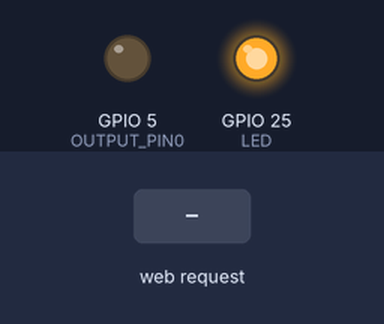
This sketch was run on a simulated ESP32. Shown: output pins drawn as LEDs (lit = HIGH). The inputs (shaded band) are chosen by the test bench. WiFi joins after 1.5 s; servers stay silent unless stated; what the sketch prints to the serial monitor is not drawn.

Above: at 2.7 s.
2.8 s: HTTP request GET /get/btn_on received
At 3.5 s:
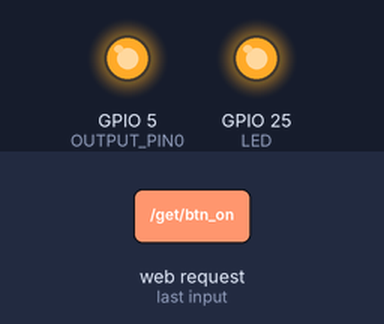
4.3 s: HTTP request GET /get/btn_off received
At 4.7 s:
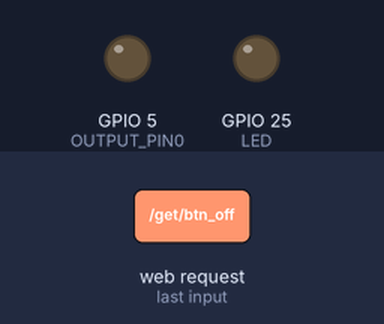
Timing chart, 0 to 7.3 s (numbered marks = the images above; inputs shaded):
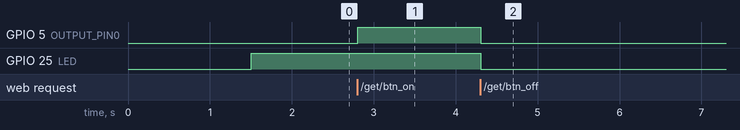

The sketch:

LED_WiFi_Test.ino
```cpp
/* If you use your own Wi-Fi
#include <WiFi.h>
#include <WiFiClient.h>
#include <WebServer.h>

// サーバー設定ポート80で接続
WebServer server(80);
// 入出力ピン番号設定
#define OUTPUT_PIN0 5  //出力ピン
// WiFi SSID パスワード設定（自分の環境に合わせて設定）
const char* ssid     = "EE-WiFi";
const char* password = "2023TORICAEE";
*/

//If you use AP
#include <WiFi.h>
#include <WiFiClient.h>
#include <WebServer.h>
#include <LEAmDNS.h>

#ifndef STASSID
  #define STASSID "RW-Connect"
#define STAPSK "TORICA-EE"
#endif

const char* ssid = STASSID;
const char* password = STAPSK;

const IPAddress ip(192, 168, 40, 1);
const IPAddress subnet(255, 255, 255, 0);

// サーバー設定ポート80で接続
WebServer server(80);
// 入出力ピン番号設定
#define OUTPUT_PIN0 5  //出力ピン

// 変数宣言
float data;
// htmlデータを文字列に格納 ※R"(ここに書いた文字列は改行を無視して1行の文字列として扱える)"
String html = R"(
<!DOCTYPE html><html lang="jp"><head>
  <meta charset="UTF-8"><meta name="viewport" content="width=device-width, initial-scale=1.0">
  <title>REMOTE-CONTROLLER</title>
  <style>
    body{font-family: sans-serif; background-color: #fff; max-width: 480px; margin: 0 auto; align-items: center;}
    h1 {color:#333; text-align: center; font-size: 28px; margin: 10px auto;}
    div {display: flex; flex-direction: row; justify-content: center;}
    .btn {height: 70px; width: 100px; color: rgb(44, 43, 43); background-color: #dddde9; font-size: 18px; font-weight: bold; border-radius: 7%; margin: 0 10px; -webkit-appearance: none;}
    td {width: 110px; color:#333; text-align: center; font-size: 18px;}
  </style></head><body>
    <h1>REMOTE-CONTROLLER</h1>
    <div>
      <button class="btn" id="btn0" onclick="getBtnOn(0) ">ON</button>
      <button class="btn" id="btn1" onclick="getBtnOn(1) ">OFF</button>
    </div>
  </body>

  <script type="text/javascript">
  // ON/OFFボタン操作処理
  async function getBtnOn(i) {
    let link;
    switch (i) {
      case 0: link = "/get/btn_on"; break;
      case 1: link = "/get/btn_off"; break;
    }
    try {
      const response = await fetch(link);
      if (response.ok) {
        const text = await response.text();
        console.log(text);
      }
    } catch (error) { console.log(error); }
  }

  setInterval(updateOutput, 1000);
  </script></html>

)";
// 関数 ------------------------------------------------------------
/********* クライアントにWebページ（HTML）を返す関数 *********/
void handleRoot() {
  server.send(200, "text/html", html); //レスポンス200を返し、htmlデータ送信
  Serial.println("200, Root Access!");
}
/********** クライアントにエラーメッセージを返す関数 **********/
void handleNotFound() { //ファイルが見つかりません
  server.send(404, "text/plain", "File not found!");
  Serial.println("404, File not found!");
}
/********** ブラウザボタンON/OFF、温度データのレスポンスを返す関数 **********/
// ブラウザボタンON
void BtnOn() {
  digitalWrite(25, HIGH);        // 本体LED ON
  digitalWrite(OUTPUT_PIN0, HIGH);        // GPIO0 HIGH
  server.send(200, "text/html", "ON!");   // レスポンス200を返し、ON！を送信
  Serial.println("200, ON!");
}
// ブラウザボタンOFF
void BtnOff() {
  digitalWrite(25, LOW);         // 本体LED OFF
  digitalWrite(OUTPUT_PIN0, LOW);         // GPIO0 LOW
  server.send(200, "text/html", "OFF!");  // レスポンス200を返し、OFF!を送信
  Serial.println("200, OFF!");
}
/********************* Webサーバー設定 ********************/
void serverSetting() {
  server.on("/", handleRoot);         // ルートアクセス時の応答関数を設定
  server.onNotFound(handleNotFound);  // 不正アクセス時の応答関数を設定
  server.on("/get/btn_on", BtnOn);    // ボタンON受信処理
  server.on("/get/btn_off", BtnOff);  // ボタンOFF受信処理
  server.begin(); // Webサーバー開始
}
// 初期設定 ------------------------------------------------
void setup() {
  // WiFi接続開始
  WiFi.mode(WIFI_AP);
  WiFi.softAPConfig(ip, ip, subnet);
  WiFi.begin(ssid, password);
  while (WiFi.status() != WL_CONNECTED) { //接続完了してなければ
    delay(500);
    Serial.print(".");
  }
  Serial.print("\nSSID: ");       // SSID表示
  Serial.println(WiFi.SSID());
  Serial.print("IP: ");           // IPアドレス表示
  Serial.println(WiFi.localIP());
  // サーバー設定
  serverSetting();
  // 出力端子設定
  pinMode(25, OUTPUT);     // 本体LEDは「25」で指定（ピン番号だと32で指定）
  digitalWrite(25, HIGH);  // 本体LED ON
  pinMode(OUTPUT_PIN0, OUTPUT);     // LED GP0を出力端子に設定（LEDのWL_GPIO0とは別物）
}
// メイン --------------------------------------------------
void loop() {
  server.handleClient();    //クライアントからのアクセス処理
  delay(100);
}
```

Measured:
- after the input at 2.8 s, GPIO 5 (OUTPUT_PIN0): LOW → HIGH at once
- after the input at 4.3 s, GPIO 5 (OUTPUT_PIN0), GPIO 25 (LED): HIGH → LOW at once
